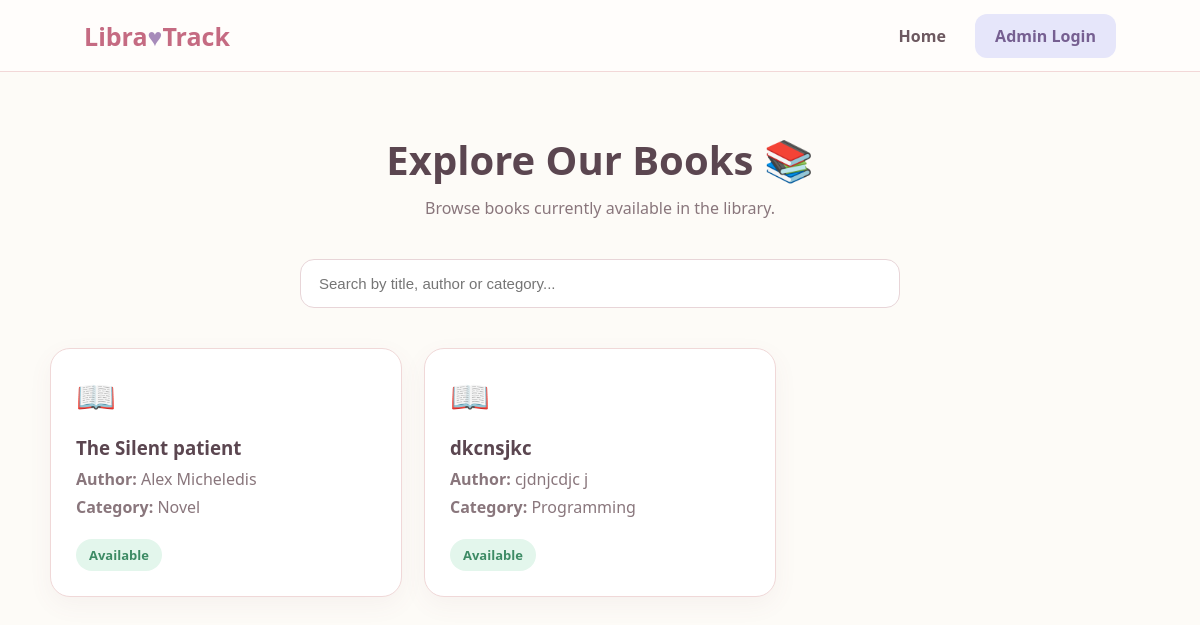
Before: /books with the older database file.
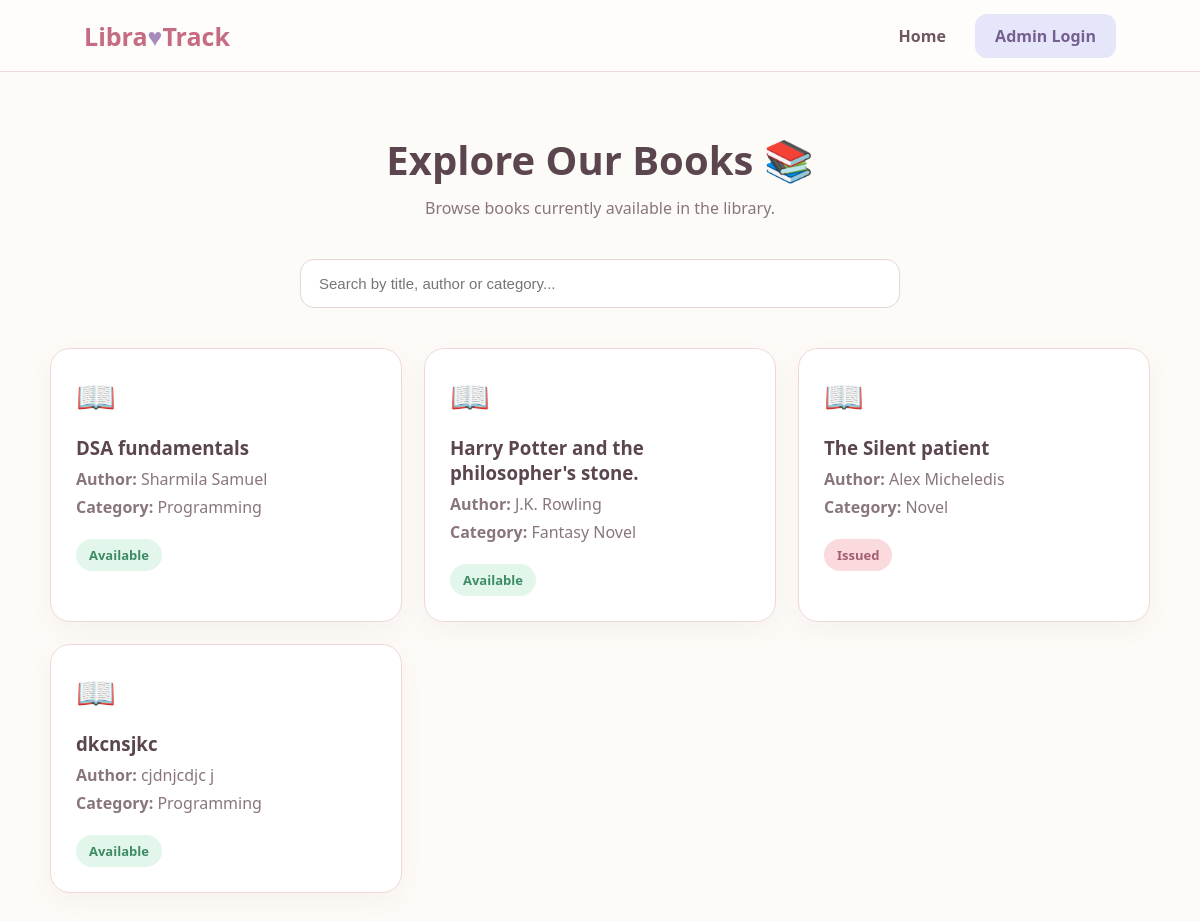
After: the same page with the newer database file.
### tables this page shows
CREATE TABLE books (
            id INTEGER PRIMARY KEY AUTOINCREMENT,
            title TEXT NOT NULL,
            author TEXT NOT NULL,
            isbn TEXT UNIQUE NOT NULL,
            category TEXT NOT NULL
        );

### app.py (the view)
@app.route("/books")
def books():
    conn = get_db()
    books = conn.execute("""
        SELECT books.*,
        CASE
            WHEN EXISTS (
                SELECT 1
                FROM transactions
                WHERE transactions.book_id = books.id
                AND transactions.status = 'Issued'
            )
            THEN 'Issued'
            ELSE 'Available'
        END AS status
        FROM books
        ORDER BY books.title
    """).fetchall()
    conn.close()
    return render_template("books.html", books=books)

### app.py (called while the page is built)
def get_db():
    conn = sqlite3.connect(DATABASE)
    conn.row_factory = sqlite3.Row
    return conn

### templates/books.html (shortened to what this page needs)
<!DOCTYPE html>
<html lang="en">
<head>
</head>
<body>
<nav>
    <div class="logo">Libra<span>♥</span>Track</div>
    <div>
        <a href="/">Home</a>
        <a href="/login" class="admin-btn">Admin Login</a>
    </div>
</nav>
<div class="container">
    <div class="heading">
        <h1>Explore Our Books 📚</h1>
        <p>Browse books currently available in the library.</p>
    </div>
    <div class="search-box">
        <input
            type="text"
            id="searchInput"
            placeholder="Search by title, author or category..."
            onkeyup="searchBooks()"
        >
    </div>
    <div class="books-grid">
        {% if books %}
            {% for book in books %}
            <div class="book-card">
                <div class="book-icon">📖</div>
                <h3>{{ book.title }}</h3>
                <p><strong>Author:</strong> {{ book.author }}</p>
                <p><strong>Category:</strong> {{ book.category }}</p>
                {% if book.status == "Available" %}
                    <span class="status available">
                        Available
                    </span>
                {% else %}
                    <span class="status issued">
                        Issued
                    </span>
                {% endif %}
            </div>
            {% endfor %}
        {% else %}
            <div class="empty">
                <h3>No books available yet 📚</h3>
                <p>Books added by the admin will appear here.</p>
            </div>
        {% endif %}
    </div>
</div>
</body>
</html>

### templates/books.html (style rules this page uses)
* { margin: 0; padding: 0; box-sizing: border-box; }
body { font-family: "Segoe UI", Arial, sans-serif; background: #FDFBF7; color: #5F4B4F; }
nav { height: 72px; padding: 0 7%; display: flex; align-items: center; justify-content: space-between; background: #FFFDFB; border-bottom: 1px solid #F2D8D8; }
.logo { font-size: 25px; font-weight: 800; color: #C56B82; }
.logo span { color: #A78BBA; }
nav a { text-decoration: none; color: #6D5960; margin-left: 25px; font-weight: 600; }
.admin-btn { background: #E6E6FA; color: #765F91 !important; padding: 11px 20px; border-radius: 12px; }
.container { max-width: 1150px; margin: auto; padding: 60px 25px; }
.heading { text-align: center; margin-bottom: 40px; }
.heading h1 { font-size: 40px; color: #5B4650; margin-bottom: 10px; }
.heading p { color: #89767C; }
.search-box { max-width: 600px; margin: 0 auto 40px; }
.search-box input { width: 100%; padding: 15px 18px; border-radius: 14px; border: 1px solid #E8D5D8; outline: none; font-size: 15px; background: white; }
.books-grid { display: grid; grid-template-columns: repeat(3, 1fr); gap: 22px; }
.book-card { background: white; padding: 25px; border-radius: 20px; border: 1px solid #F0D8D8; box-shadow: 0 8px 25px rgba(130, 85, 95, 0.06); }
.book-icon { font-size: 32px; margin-bottom: 18px; }
.book-card h3 { color: #5B4650; margin-bottom: 8px; }
.book-card p { color: #89767C; margin: 6px 0; }
.status { display: inline-block; margin-top: 15px; padding: 7px 13px; border-radius: 20px; font-size: 13px; font-weight: 700; }
.available { background: #E3F6EC; color: #3D8B65; }
.issued { background: #FADADD; color: #A65D72; }

Changed rows visible on the page:
added books: title "DSA fundamentals", author "Sharmila Samuel", category "Programming", shows "Available"
added books: title "Harry Potter and the philosopher's stone.", author "J.K. Rowling", category "Fantasy Novel", shows "Available"
computed for books "The Silent patient": text "Available" → "Issued"
